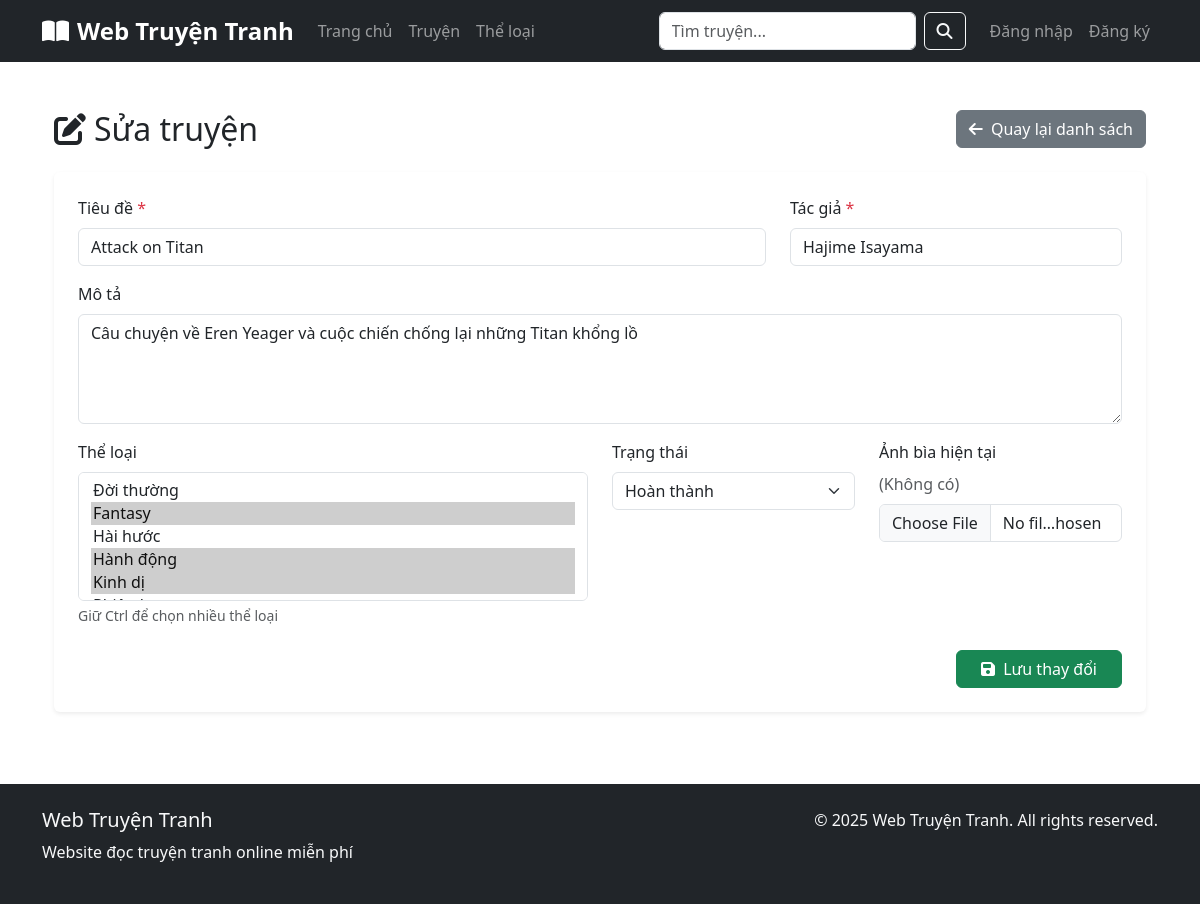
Screenshot of /admin/stories/edit/4 (signed in) with the database file from the repository.
### tables this page shows
CREATE TABLE stories (
    id INT AUTO_INCREMENT PRIMARY KEY,
    title VARCHAR(255) NOT NULL,
    description TEXT,
    author VARCHAR(100),
    thumbnail VARCHAR(255),
    status ENUM('ongoing', 'completed', 'hiatus') DEFAULT 'ongoing',
    views INT DEFAULT 0,
    rating DECIMAL(3,2) DEFAULT 0.00,
    total_rating INT DEFAULT 0,
    created_at TIMESTAMP DEFAULT CURRENT_TIMESTAMP,
    updated_at TIMESTAMP DEFAULT CURRENT_TIMESTAMP ON UPDATE CURRENT_TIMESTAMP,
    INDEX idx_title (title),
    INDEX idx_status (status),
    INDEX idx_views (views),
    INDEX idx_created_at (created_at)
);

### controllers/AdminStoryController.php (called while the page is built, shortened)
<?php
class AdminStoryController extends Controller {
    public function edit($id) {
        $story = $this->db->fetch("SELECT * FROM stories WHERE id = ?", [$id]);
        $categories = $this->db->fetchAll("SELECT * FROM categories ORDER BY name ASC");
        $storyCats = $this->db->fetchAll("SELECT category_id FROM story_category WHERE story_id = ?", [$id]);
        $storyCatIds = array_column($storyCats, 'category_id');
        $errors = [];
        $this->render('admin/stories/edit', [
            'story' => $story,
            'categories' => $categories,
            'storyCatIds' => $storyCatIds,
            'errors' => $errors,
            'title' => 'Sửa truyện - ' . APP_NAME
        ]);
    }
}

### index.php (called while the page is built, shortened)
<?php
spl_autoload_register(function ($class) {
    $paths = [
        CONTROLLERS_PATH . '/',
        MODELS_PATH . '/',
        CORE_PATH . '/'
    ];
    foreach ($paths as $path) {
        $file = $path . $class . '.php';
        if (file_exists($file)) {
            return;
        }
    }
});
require_once CONFIG_PATH . '/database.php';
$router = new Router();
$router->addRoute('/', 'HomeController@index');
$router->addRoute('/truyen', 'StoryController@index');
$router->addRoute('/truyen/{id}', 'StoryController@show');
$router->addRoute('/the-loai', 'CategoryController@index');
$router->addRoute('/the-loai/{id}', 'CategoryController@show');
$router->addRoute('/tim-kiem', 'SearchController@index');
$router->addRoute('/dang-nhap', 'AuthController@login');
$router->addRoute('/dang-ky', 'AuthController@register');
$router->addRoute('/dang-xuat', 'AuthController@logout');
$router->addRoute('/admin/logout', 'AdminController@logout');
$router->addRoute('/admin/dashboard', 'AdminController@dashboard');
$router->addRoute('/admin/stories', 'AdminStoryController@index');
$router->addRoute('/admin/stories/create', 'AdminStoryController@create');
$router->addRoute('/admin/stories/edit/{id}', 'AdminStoryController@edit');
$router->addRoute('/admin/stories/delete/{id}', 'AdminStoryController@delete');
$router->dispatch();
?>

### core/Database.php (called while the page is built, shortened)
<?php
class Database {
    private static $instance = null;
    private $connection;
    private function __construct() {
        try {
            $this->connection = new PDO(DB_DSN, DB_USER, DB_PASS, DB_OPTIONS);
        } catch (PDOException $e) {
            die('Lỗi kết nối database: ' . $e->getMessage());
        }
    }
    public static function getInstance() {
        if (self::$instance === null) {
            self::$instance = new self();
        }
        return self::$instance;
    }
    public function query($sql, $params = []) {
        try {
            $stmt = $this->connection->prepare($sql);
            $stmt->execute($params);
            return $stmt;
        } catch (PDOException $e) {
            die('Lỗi query: ' . $e->getMessage());
        }
    }
    public function fetch($sql, $params = []) {
        $stmt = $this->query($sql, $params);
        return $stmt->fetch();
    }
    public function fetchAll($sql, $params = []) {
        $stmt = $this->query($sql, $params);
        return $stmt->fetchAll();
    }
}
?>

### views/admin/stories/edit.php (the view, shortened to what this page needs)
<div class="container py-4">
    <div class="d-flex justify-content-between align-items-center mb-4">
        <h2 class="mb-0"><i class="fas fa-edit me-2"></i>Sửa truyện</h2>
        <a href="/admin/stories" class="btn btn-secondary">
            <i class="fas fa-arrow-left me-1"></i> Quay lại danh sách
        </a>
    </div>
    <form method="POST" enctype="multipart/form-data" class="bg-white p-4 rounded shadow-sm">
        <div class="row mb-3">
            <div class="col-md-8">
                <label class="form-label">Tiêu đề <span class="text-danger">*</span></label>
                <input type="text" name="title" class="form-control <?= isset($errors['title']) ? 'is-invalid' : '' ?>" value="<?= htmlspecialchars($_POST['title'] ?? $story['title']) ?>" required>
            </div>
            <div class="col-md-4">
                <label class="form-label">Tác giả <span class="text-danger">*</span></label>
                <input type="text" name="author" class="form-control <?= isset($errors['author']) ? 'is-invalid' : '' ?>" value="<?= htmlspecialchars($_POST['author'] ?? $story['author']) ?>" required>
            </div>
        </div>
        <div class="mb-3">
            <label class="form-label">Mô tả</label>
            <textarea name="description" class="form-control" rows="4"><?= htmlspecialchars($_POST['description'] ?? $story['description']) ?></textarea>
        </div>
        <div class="row mb-3">
            <div class="col-md-6">
                <label class="form-label">Thể loại</label>
                <select name="categories[]" class="form-select" multiple size="5">
                    <?php foreach ($categories as $cat): ?>
                        <option value="<?= $cat['id'] ?>" <?= (isset($_POST['categories']) ? (in_array($cat['id'], (array)$_POST['categories'])) : in_array($cat['id'], $storyCatIds)) ? 'selected' : '' ?>>
                            <?= htmlspecialchars($cat['name']) ?>
                        </option>
                    <?php endforeach; ?>
                </select>
                <div class="form-text">Giữ Ctrl để chọn nhiều thể loại</div>
            </div>
            <div class="col-md-3">
                <label class="form-label">Trạng thái</label>
                <select name="status" class="form-select">
                    <option value="completed" <?= ((($_POST['status'] ?? $story['status']) === 'completed') ? 'selected' : '') ?>>Hoàn thành</option>
                </select>
            </div>
            <div class="col-md-3">
                <label class="form-label">Ảnh bìa hiện tại</label><br>
                <?php if ($story['thumbnail']): ?>
                    <img src="<?= $story['thumbnail'] ?>" alt="cover" style="width:60px;height:80px;object-fit:cover;border-radius:6px;">
                <?php else: ?>
                    <span class="text-muted">(Không có)</span>
                <?php endif; ?>
                <input type="file" name="thumbnail" accept="image/*" class="form-control mt-2 <?= isset($errors['thumbnail']) ? 'is-invalid' : '' ?>">
            </div>
        </div>
        <div class="mt-4 d-flex justify-content-end">
            <button type="submit" class="btn btn-success px-4">
                <i class="fas fa-save me-1"></i> Lưu thay đổi
            </button>
        </div>
    </form>
</div>

### core/Router.php (shortened to what this page needs)
<?php
class Router {
    private $routes = [];
    public function addRoute($path, $handler) {
        $this->routes[$path] = $handler;
    }
    public function dispatch() {
        $uri = $_SERVER['REQUEST_URI'];
        $uri = parse_url($uri, PHP_URL_PATH);
        $basePath = dirname($_SERVER['SCRIPT_NAME']);
        if ($basePath !== '/') {
            $uri = str_replace($basePath, '', $uri);
        }
        foreach ($this->routes as $route => $handler) {
            $pattern = $this->convertRouteToRegex($route);
            if (preg_match($pattern, $uri, $matches)) {
                array_shift($matches);
                $this->executeHandler($handler, $matches);
                return;
            }
        }
    }
    private function convertRouteToRegex($route) {
        $pattern = preg_replace('/\{([^}]+)\}/', '([^/]+)', $route);
        return '#^' . $pattern . '$#';
    }
    private function executeHandler($handler, $params = []) {
        list($controller, $method) = explode('@', $handler);
        $controllerInstance = new $controller();
        call_user_func_array([$controllerInstance, $method], $params);
    }
}
?>

### rows the page displays
stories: title "Attack on Titan", author "Hajime Isayama", description "Câu chuyện về Eren Yeager và cuộc chiến chống lại những Titan khổng lồ", status "Hoàn thành"

### other values shown
form field value "Đời thường / Fantasy ☑ / Hài hước / Hành động ☑ / Kinh dị ☑"
